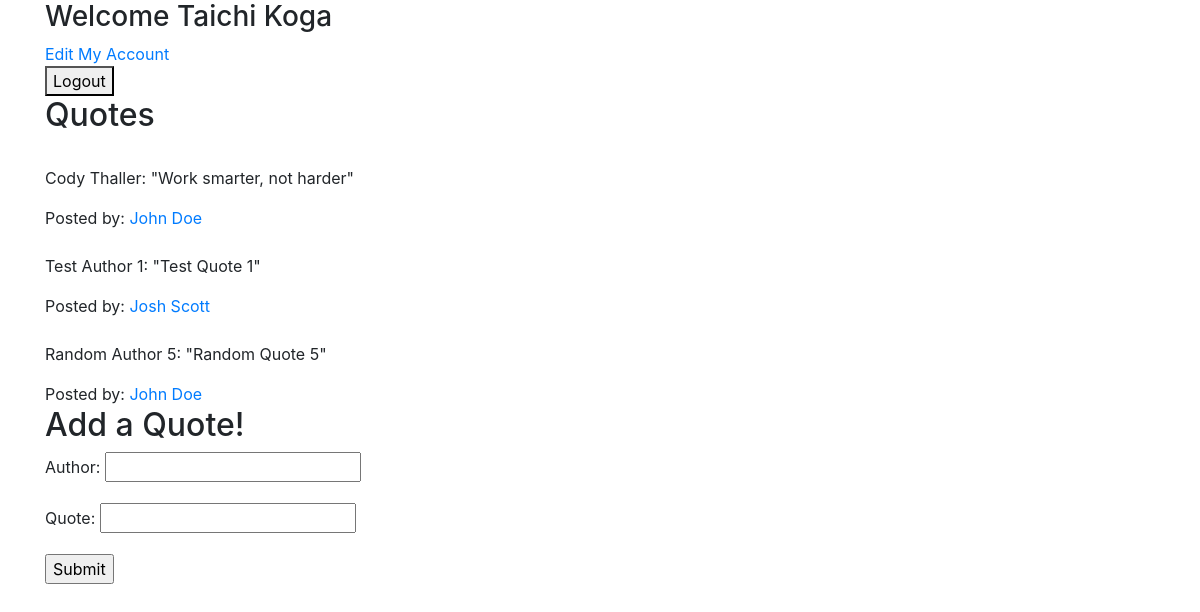
The page /quotes/1 (signed in) on the database its author committed.
### user_app/models.py (models this page shows)
class User(models.Model):
    first_name = models.CharField(max_length=30)
    last_name = models.CharField(max_length=30)
    email = models.CharField(max_length=30)
    password = models.CharField(max_length=30)
    objects = UserManager()
    created_at = models.DateTimeField(auto_now_add=True)
    updated_at = models.DateTimeField(auto_now=True)

### misc_app/models.py (models this page shows)
class Quote(models.Model):
    author = models.CharField(max_length=30)
    quote = models.TextField()
    posted_by = models.ForeignKey(User, related_name="quotes_posted", on_delete=models.CASCADE)
    objects = QuoteManager()
    created_at = models.DateTimeField(auto_now_add=True)
    updated_at = models.DateTimeField(auto_now=True)

### misc_app/views.py (the view)
# urls.py: path('/<int:user_id>', views.dashboard),
def dashboard(request, user_id):
    if "user_id" not in request.session:
        return redirect("/")
    if request.session['user_id'] == user_id:
        context = {
            "current_user": User.objects.get(id=request.session["user_id"]),
            "all_the_quotes": Quote.objects.all()
        }
        return render(request, "dashboard.html", context)
    else:
        return redirect("/")

### misc_app/templates/dashboard.html (shortened to what this page needs)
<!DOCTYPE html>
<html lang="en">
<head>
    <link rel="stylesheet" href="https://stackpath.bootstrapcdn.com/bootstrap/4.5.0/css/bootstrap.min.css">
</head>
<body>
    <div class="container">
        <div class="header">
            <div class="header-left">
                <h3>Welcome {{ current_user.first_name }} {{ current_user.last_name }}</h3>
            </div>
            <div class="header-right">
                <a href="/myaccount/{{ current_user.id }}">Edit My Account</a>
                <form action="/logout" method="get">
                    <button type="submit">Logout</button>
                </form>
            </div>
            <div class="main">
                <div class="main-left">
                    <h2>Quotes</h2>
                    {% for quote in all_the_quotes %}
                    <br>
                    <p>{{ quote.author }}: "{{ quote.quote }}"</p>
                    Posted by:
                    <a href="/quotes/user/{{ quote.posted_by.id }}">
                        {{ quote.posted_by.first_name }} {{ quote.posted_by.last_name }}
                    </a>
                    <br>
                    {% endfor %}
                </div>
                <div class="main-right">
                    <h2>Add a Quote!</h2>
                    <form action="/quotes/add" method="POST">
                        <div class="form-group">
                            <label for="author">Author: </label>
                            <input type="text" name="author">
                        </div>
                        <div class="form-group">
                            <label for="quote">Quote: </label>
                            <input type="text" name="quote">
                        </div>
                        <input type="submit" value="Submit">
                    </form>
                </div>
            </div>
        </div>
    </div>
</body>
</html>

### rows shown on the page
User: first_name "Taichi", last_name "Koga"
Quote: author "Cody Thaller", quote "Work smarter, not harder", posted_by.first_name "John", posted_by.last_name "Doe"
Quote: author "Test Author 1", quote "Test Quote 1", posted_by.first_name "Josh", posted_by.last_name "Scott"
Quote: author "Random Author 5", quote "Random Quote 5", posted_by.first_name "John", posted_by.last_name "Doe"
